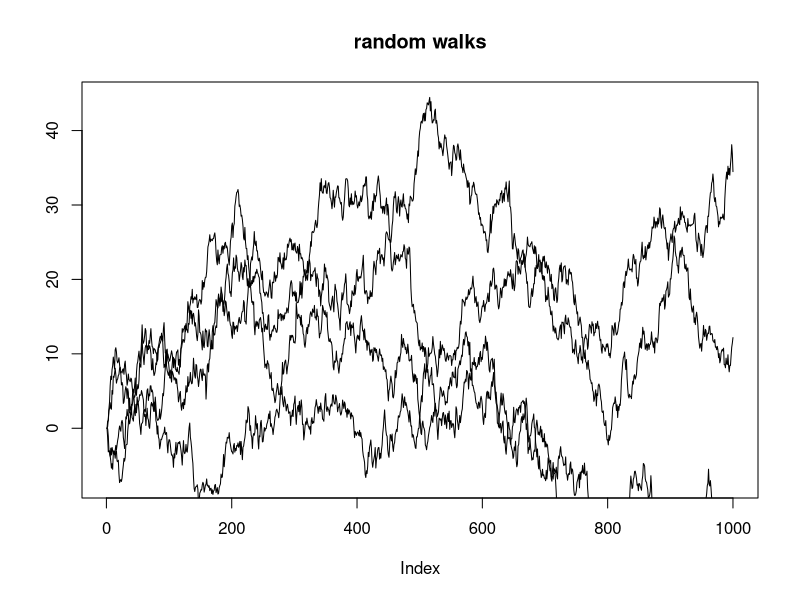

Source code (R):
rwalk=function(steps, sigma=1,seed=47,step0=0){
  set.seed(seed)
  x=step0
  for(i in 2:steps){
    x[i] =x[i-1]+rnorm(1,0,sigma)
  }
  return(x)
}
par(mfrow=c(1,1))
rw1 = rwalk(1000,1,seed=1220)
rw2 = rwalk(1000,1,seed=2201)
rw3 = rwalk(1000,1,seed=2032)
rw4 = rwalk(1000,1,seed=2023)
plot(rw1,main='random walks',ylab='',type='l')
lines(rw2)
lines(rw3)
lines(rw4)